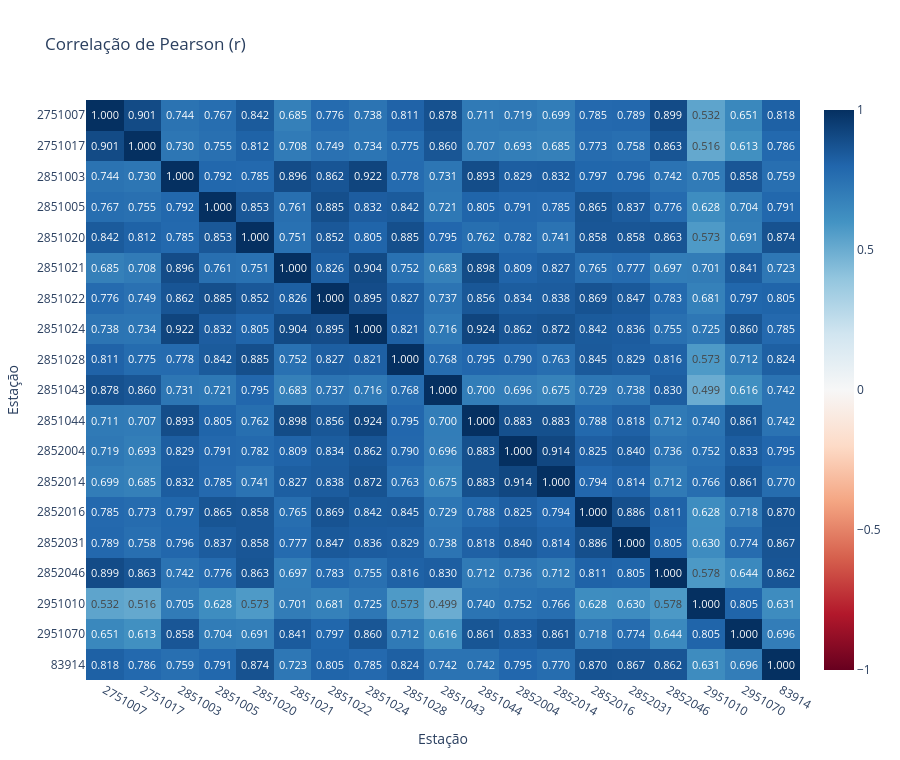
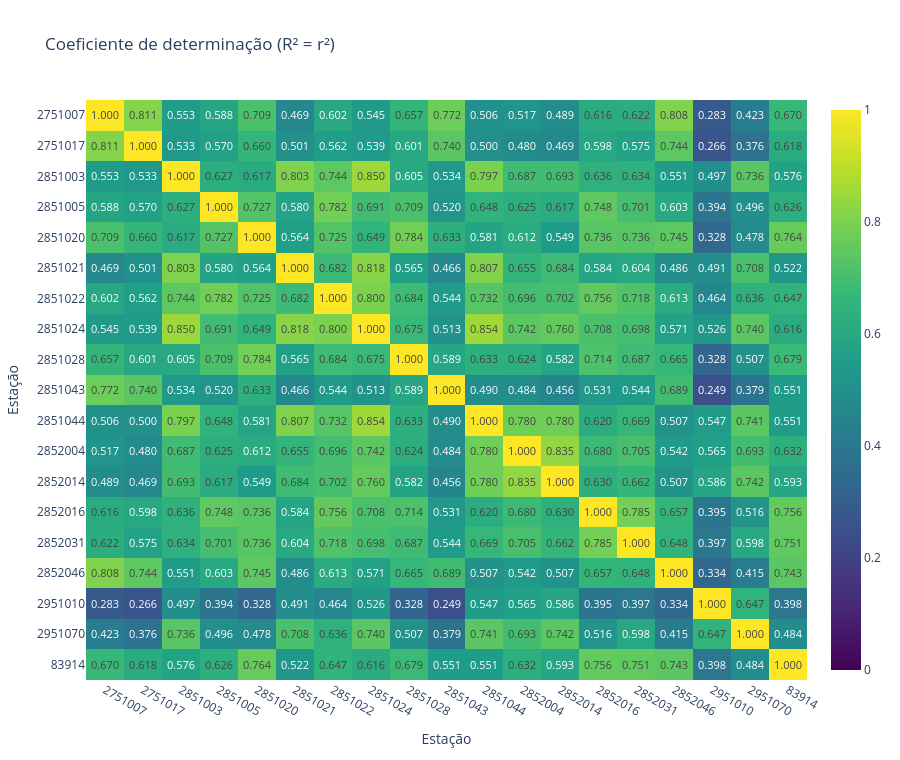
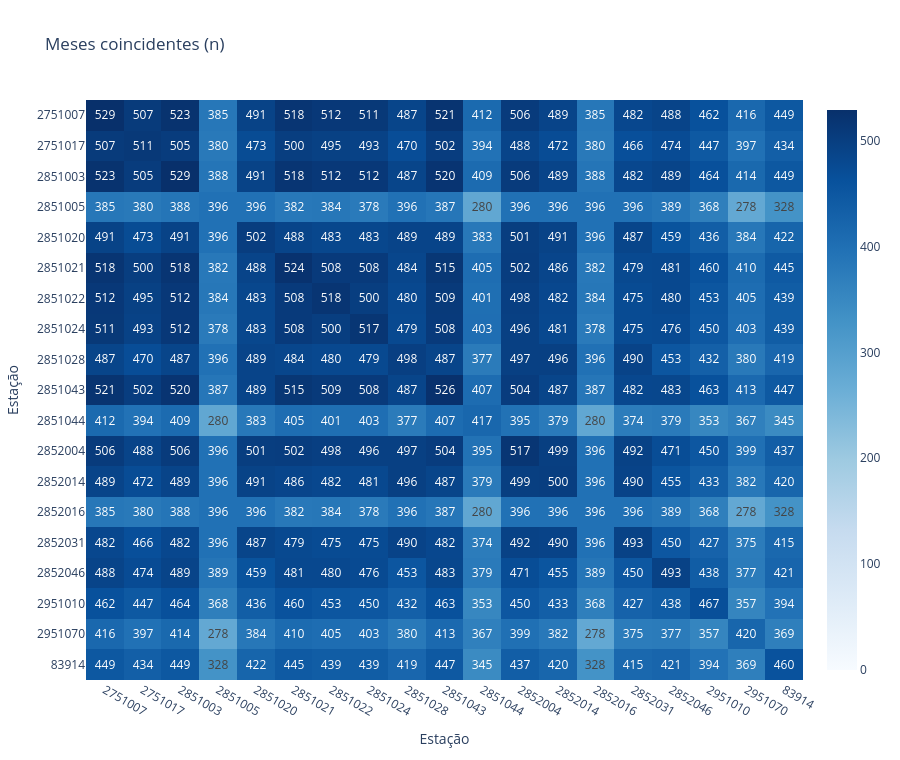

These figures' notebook cell, in order:
### Markdown cell above
## 12. Heatmaps

Os três gráficos apresentam **r + R² + n** juntos no hover. A anotação numérica
das células é ativada até o número de estações definido no YAML; acima dele,
os valores continuam disponíveis no hover. Lacunas indicam correlação indefinida,
não correlação zero. Para inspecionar um par indefinido, use o heatmap de contagens
ou o diagnóstico CSV. Os eixos usam categorias textuais para preservar códigos.

### Code cell
def gerar_heatmap(matriz, tipo, r, r2, n, diagnostico, cfg):
    """Cria heatmap com r/R²/n e diagnóstico no hover; recebe matrizes/config e retorna Figure."""
    vis = cfg["visualizacao"]
    especificacoes = {
        "r": ("Correlação de Pearson (r)", vis["escala_correlacao"], -1, 1),
        "r2": ("Coeficiente de determinação (R² = r²)", vis["escala_r2"], 0, 1),
        "n": ("Meses coincidentes (n)", vis["escala_meses"], 0, max(1, int(n.to_numpy().max()))),
    }
    titulo, escala, zmin, zmax = especificacoes[tipo]
    status = {}
    for linha in diagnostico.itertuples(index=False):
        valor = linha.diagnostico
        if valor == "calculavel" and not linha.atinge_minimo_meses_apoio:
            valor = "calculável, mas abaixo do mínimo de meses para apoio"
        status[linha.estacao_a, linha.estacao_b] = status[linha.estacao_b, linha.estacao_a] = valor
    extras = np.empty((len(matriz), len(matriz), 4), dtype=object)
    casas = vis["casas_decimais"]
    for i, a in enumerate(matriz.index):
        for j, b in enumerate(matriz.columns):
            extras[i, j] = [f"{r.loc[a, b]:.{casas}f}" if pd.notna(r.loc[a, b]) else "indefinido",
                f"{r2.loc[a, b]:.{casas}f}" if pd.notna(r2.loc[a, b]) else "indefinido",
                str(n.loc[a, b]), "diagonal: r = R² = 1 por convenção" if a == b else status[a, b]]
    formato = ".0f" if tipo == "n" else f".{casas}f"
    anotacao = "%{z:" + formato + "}" if len(matriz) <= vis["mostrar_valores_ate_n_estacoes"] else None
    fig = go.Figure(go.Heatmap(z=matriz.to_numpy(), x=[escape(str(s)) for s in matriz.columns],
        y=[escape(str(s)) for s in matriz.index], zmin=zmin, zmax=zmax, colorscale=escala,
        customdata=extras, texttemplate=anotacao, hoverongaps=False,
        hovertemplate="Estação A: %{y}<br>Estação B: %{x}<br>r: %{customdata[0]}<br>R²: %{customdata[1]}<br>Meses coincidentes: %{customdata[2]}<br>%{customdata[3]}<extra></extra>"))
    fig.update_layout(title=titulo, template=vis["template"], height=vis["altura_heatmap"],
                      xaxis_title="Estação", yaxis_title="Estação")
    fig.update_xaxes(type="category", side="bottom", automargin=True)
    fig.update_yaxes(type="category", autorange="reversed", automargin=True)
    return fig


fig_r = gerar_heatmap(matriz_r, "r", matriz_r, matriz_r2, matriz_n, diagnostico_pares, config)
fig_r2 = gerar_heatmap(matriz_r2, "r2", matriz_r, matriz_r2, matriz_n, diagnostico_pares, config)
fig_n = gerar_heatmap(matriz_n, "n", matriz_r, matriz_r2, matriz_n, diagnostico_pares, config)
if config["visualizacao"]["exibir_no_notebook"]:
    for figura in [fig_r, fig_r2, fig_n]:
        figura.show(config=config_plotly)

### Figure 1 — Plotly figure (JSON) as saved in the notebook; plotly's stock layout.template omitted (floating-point values rounded to 4 significant figures; data arrays with more than 128 entries replaced by an {"elided": "..."} marker saying what was removed)
{"data": [{"colorscale": [[0, "rgb(103,0,31)"], [0.1, "rgb(178,24,43)"], [0.2, "rgb(214,96,77)"], [0.3, "rgb(244,165,130)"], [0.4, "rgb(253,219,199)"], [0.5, "rgb(247,247,247)"], [0.6, "rgb(209,229,240)"], [0.7, "rgb(146,197,222)"], [0.8, "rgb(67,147,195)"], [0.9, "rgb(33,102,172)"], [1, "rgb(5,48,97)"]], "customdata": {"elided": "19x19x4 str values"}, "hoverongaps": false, "hovertemplate": "Estação A: %{y}<br>Estação B: %{x}<br>r: %{customdata[0]}<br>R²: %{customdata[1]}<br>Meses coincidentes: %{customdata[2]}<br>%{customdata[3]}<extra></extra>", "texttemplate": "%{z:.3f}", "type": "heatmap", "x": ["2751007", "2751017", "2851003", "2851005", "2851020", "2851021", "2851022", "2851024", "2851028", "2851043", "2851044", "2852004", "2852014", "2852016", "2852031", "2852046", "2951010", "2951070", "83914"], "y": ["2751007", "2751017", "2851003", "2851005", "2851020", "2851021", "2851022", "2851024", "2851028", "2851043", "2851044", "2852004", "2852014", "2852016", "2852031", "2852046", "2951010", "2951070", "83914"], "z": {"elided": "19x19 float values"}, "zmax": 1, "zmin": -1}], "layout": {"height": 760, "title": {"text": "Correlação de Pearson (r)"}, "xaxis": {"automargin": true, "side": "bottom", "title": {"text": "Estação"}, "type": "category"}, "yaxis": {"automargin": true, "autorange": "reversed", "title": {"text": "Estação"}, "type": "category"}}}

### Figure 2 — Plotly figure (JSON) as saved in the notebook; plotly's stock layout.template omitted (floating-point values rounded to 4 significant figures; data arrays with more than 128 entries replaced by an {"elided": "..."} marker saying what was removed)
{"data": [{"colorscale": [[0, "#440154"], [0.1111, "#482878"], [0.2222, "#3e4989"], [0.3333, "#31688e"], [0.4444, "#26828e"], [0.5556, "#1f9e89"], [0.6667, "#35b779"], [0.7778, "#6ece58"], [0.8889, "#b5de2b"], [1, "#fde725"]], "customdata": {"elided": "19x19x4 str values"}, "hoverongaps": false, "hovertemplate": "Estação A: %{y}<br>Estação B: %{x}<br>r: %{customdata[0]}<br>R²: %{customdata[1]}<br>Meses coincidentes: %{customdata[2]}<br>%{customdata[3]}<extra></extra>", "texttemplate": "%{z:.3f}", "type": "heatmap", "x": ["2751007", "2751017", "2851003", "2851005", "2851020", "2851021", "2851022", "2851024", "2851028", "2851043", "2851044", "2852004", "2852014", "2852016", "2852031", "2852046", "2951010", "2951070", "83914"], "y": ["2751007", "2751017", "2851003", "2851005", "2851020", "2851021", "2851022", "2851024", "2851028", "2851043", "2851044", "2852004", "2852014", "2852016", "2852031", "2852046", "2951010", "2951070", "83914"], "z": {"elided": "19x19 float values"}, "zmax": 1, "zmin": 0}], "layout": {"height": 760, "title": {"text": "Coeficiente de determinação (R² = r²)"}, "xaxis": {"automargin": true, "side": "bottom", "title": {"text": "Estação"}, "type": "category"}, "yaxis": {"automargin": true, "autorange": "reversed", "title": {"text": "Estação"}, "type": "category"}}}

### Figure 3 — Plotly figure (JSON) as saved in the notebook; plotly's stock layout.template omitted (floating-point values rounded to 4 significant figures; data arrays with more than 128 entries replaced by an {"elided": "..."} marker saying what was removed)
{"data": [{"colorscale": [[0, "rgb(247,251,255)"], [0.125, "rgb(222,235,247)"], [0.25, "rgb(198,219,239)"], [0.375, "rgb(158,202,225)"], [0.5, "rgb(107,174,214)"], [0.625, "rgb(66,146,198)"], [0.75, "rgb(33,113,181)"], [0.875, "rgb(8,81,156)"], [1, "rgb(8,48,107)"]], "customdata": {"elided": "19x19x4 str values"}, "hoverongaps": false, "hovertemplate": "Estação A: %{y}<br>Estação B: %{x}<br>r: %{customdata[0]}<br>R²: %{customdata[1]}<br>Meses coincidentes: %{customdata[2]}<br>%{customdata[3]}<extra></extra>", "texttemplate": "%{z:.0f}", "type": "heatmap", "x": ["2751007", "2751017", "2851003", "2851005", "2851020", "2851021", "2851022", "2851024", "2851028", "2851043", "2851044", "2852004", "2852014", "2852016", "2852031", "2852046", "2951010", "2951070", "83914"], "y": ["2751007", "2751017", "2851003", "2851005", "2851020", "2851021", "2851022", "2851024", "2851028", "2851043", "2851044", "2852004", "2852014", "2852016", "2852031", "2852046", "2951010", "2951070", "83914"], "z": {"elided": "19x19 int values"}, "zmax": 529, "zmin": 0}], "layout": {"height": 760, "title": {"text": "Meses coincidentes (n)"}, "xaxis": {"automargin": true, "side": "bottom", "title": {"text": "Estação"}, "type": "category"}, "yaxis": {"automargin": true, "autorange": "reversed", "title": {"text": "Estação"}, "type": "category"}}}
